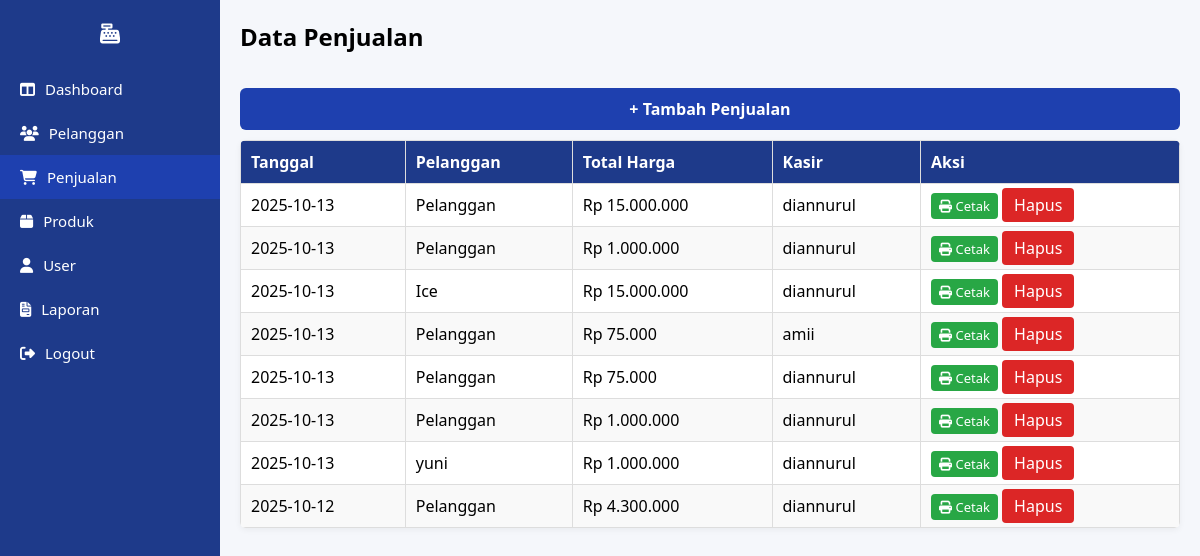
/halaman/penjualan.php (signed in), run on the app's committed database.
### tables this page shows
CREATE TABLE `tbl_penjualan` (
  `id_penjualan` int(11) NOT NULL,
  `tgl_penjualan` date NOT NULL,
  `total_harga` decimal(10,0) NOT NULL,
  `id_pelanggan` int(11) DEFAULT NULL,
  `id_user` int(11) NOT NULL
);

CREATE TABLE `tbl_user` (
  `id_user` int(11) NOT NULL,
  `username` varchar(100) NOT NULL,
  `password` char(100) NOT NULL,
  `level` enum('admin','petugas','','') NOT NULL
);

### halaman/penjualan.php (the view, shortened to what this page needs)
<?php
include("../config/koneksi.php");
$level   = $_SESSION['level'] ?? '';
    ?>
    <?php
if ($level === 'admin') {
    $queryPenjualan = "
        SELECT p.id_penjualan, p.tgl_penjualan, p.total_harga,
               COALESCE(pl.nama_pelanggan, 'Pelanggan') AS nama_pelanggan,
               u.username
        FROM tbl_penjualan p
        LEFT JOIN tbl_pelanggan pl ON p.id_pelanggan = pl.id_pelanggan
        JOIN tbl_user u ON p.id_user = u.id_user
        ORDER BY p.id_penjualan DESC
    ";
}
$penjualan = mysqli_query($koneksi, $queryPenjualan);
$pelanggan = mysqli_query($koneksi, "SELECT * FROM tbl_pelanggan ORDER BY id_pelanggan ASC");
$produk    = mysqli_query($koneksi, "SELECT * FROM tbl_produk ORDER BY nama_produk ASC");
?>
<!DOCTYPE html>
<html lang="id">
<head>
  <link rel="stylesheet" href="../assets/css/style.css">
  <link rel="stylesheet" href="https://cdnjs.cloudflare.com/ajax/libs/font-awesome/6.5.0/css/all.min.css">
</head>
<body>
<div class="dashboard">
  <?php include("sidebar.php"); ?>
  <main class="content">
    <h2>Data Penjualan</h2>
    <a href="?add" class="btn">+ Tambah Penjualan</a>
    <?php if(isset($_GET['add'])): ?>
      <form action="../proses/proses_penjualan.php" method="POST" class="form-box" id="formPenjualan">
        <label>Pelanggan</label>
        <select name="id_pelanggan">
          <option value="">Pelanggan</option>
          <?php while($pl = mysqli_fetch_assoc($pelanggan)): ?>
            <option value="<?= $pl['id_pelanggan'] ?>"><?= $pl['nama_pelanggan'] ?></option>
          <?php endwhile; ?>
        </select>
        <label>Produk</label>
        <?php
        mysqli_data_seek($produk, 0);
        while($pr = mysqli_fetch_assoc($produk)):
        ?>
          <div class="produk-box">
            <input type="checkbox" name="produk[]" value="<?= $pr['id_produk'] ?>" class="produk-check">
            <?= $pr['nama_produk'] ?> - Rp <?= number_format($pr['harga'],0,',','.') ?> (Stok: <?= $pr['stok'] ?>)
            <input type="number" name="jumlah[<?= $pr['id_produk'] ?>]" min="1" placeholder="Jumlah" class="jumlah-input" disabled>
          </div>
        <?php endwhile; ?>
        <button type="submit" name="tambah" class="btn">Simpan Transaksi</button>
      </form>
      <script>
      document.querySelectorAll(".produk-box").forEach(function(box) {
          let checkbox = box.querySelector(".produk-check");
          let jumlah = box.querySelector(".jumlah-input");
          checkbox.addEventListener("change", function() {
              jumlah.disabled = !this.checked;
              if (this.checked && (!jumlah.value || jumlah.value <= 0)) jumlah.value = 1;
          });
      });
      document.getElementById("formPenjualan").addEventListener("submit", function(e) {
          let valid = true;
          document.querySelectorAll(".produk-box").forEach(function(box) {
              let checkbox = box.querySelector(".produk-check");
              let jumlah = box.querySelector(".jumlah-input");
              if (checkbox.checked && (!jumlah.value || jumlah.value <= 0)) valid = false;
          });
          if (!valid) {
              e.preventDefault();
              alert("Jumlah wajib diisi untuk setiap produk yang dipilih!");
          }
      });
      </script>
    <?php else: ?>
      <table>
        <thead>
          <tr>
            <th>Tanggal</th>
            <th>Pelanggan</th>
            <th>Total Harga</th>
            <th>Kasir</th>
            <th>Aksi</th>
          </tr>
        </thead>
        <tbody>
          <?php if (mysqli_num_rows($penjualan) === 0): ?>
            <tr><td colspan="5" style="text-align:center;">Belum ada transaksi</td></tr>
          <?php else: ?>
            <?php while($row = mysqli_fetch_assoc($penjualan)): ?>
            <tr>
              <td><?= $row['tgl_penjualan'] ?></td>
              <td><?= $row['nama_pelanggan'] ?></td>
              <td>Rp <?= number_format($row['total_harga'],0,',','.') ?></td>
              <td><?= $row['username'] ?></td>
              <td>
                <a href="?struk=<?= $row['id_penjualan'] ?>" class="btn-print"><i class="fa fa-print"></i> Cetak</a>
                <a href="../proses/proses_penjualan.php?hapus=<?= $row['id_penjualan'] ?>" class="btn-delete" onclick="return confirm('Yakin hapus transaksi ini?')">Hapus</a>
              </td>
            </tr>
            <?php endwhile; ?>
          <?php endif; ?>
        </tbody>
      </table>
    <?php endif; ?>
  </main>
</div>
</body>
</html>

### assets/css/style.css (style rules this page uses)
* { margin: 0; padding: 0; box-sizing: border-box; font-family: "Segoe UI", sans-serif; }
.btn { width: 100%; margin-top: 20px; padding: 10px; border: none; background: #1e40af; color: white; border-radius: 6px; font-weight: bold; cursor: pointer; text-decoration: none; display: inline-block; text-align: center; }
.btn-delete { padding: 6px 12px; background: #dc2626; color: white; border-radius: 4px; text-decoration: none; }
.dashboard { display: flex; position: relative; height: 100vh; }
.content { flex: 1; margin-left: 220px; padding: 20px; background: #f5f7fb; overflow-y: auto; position: relative; z-index: 1; }
.content h2 { margin-bottom: 20px; }
table { width: 100%; border-collapse: collapse; margin-top: 10px; background: white; border-radius: 8px; overflow: hidden; box-shadow: 0 2px 6px rgba(0, 0, 0, 0.05); }
th, td { padding: 12px; border-bottom: 1px solid #eee; text-align: left; }
th { background: #f0f2f9; font-weight: bold; }
.content h2 { margin-bottom: 15px; }
.content table { width: 100%; border-collapse: collapse; margin-top: 10px; background: white; border-radius: 6px; overflow: hidden; box-shadow: 0 2px 6px rgba(0, 0, 0, 0.05); }
.content table th, .content table td { padding: 10px; border: 1px solid #ddd; text-align: left; }
.content table th { background: #1e3a8a; color: white; font-weight: bold; }
.content table tr:nth-child(even) { background: #f9f9f9; }

### halaman/penjualan.php (style rules this page uses)
.btn-print { background-color: #28a745; color: #fff; padding: 4px 8px; border-radius: 4px; text-decoration: none; font-size: 13px; }

### data on the page
tbl_penjualan: tgl_penjualan "2025-10-13", nama_pelanggan "Pelanggan", total_harga "15.000.000", id_user.username "diannurul"
tbl_penjualan: tgl_penjualan "2025-10-13", nama_pelanggan "Pelanggan", total_harga "1.000.000", id_user.username "diannurul"
tbl_penjualan: tgl_penjualan "2025-10-13", nama_pelanggan "Ice", total_harga "15.000.000", id_user.username "diannurul"
tbl_penjualan: tgl_penjualan "2025-10-13", nama_pelanggan "Pelanggan", total_harga "75.000", id_user.username "amii"
tbl_penjualan: tgl_penjualan "2025-10-13", nama_pelanggan "Pelanggan", total_harga "75.000", id_user.username "diannurul"
tbl_penjualan: tgl_penjualan "2025-10-13", nama_pelanggan "Pelanggan", total_harga "1.000.000", id_user.username "diannurul"
tbl_penjualan: tgl_penjualan "2025-10-13", nama_pelanggan "yuni", total_harga "1.000.000", id_user.username "diannurul"
tbl_penjualan: tgl_penjualan "2025-10-12", nama_pelanggan "Pelanggan", total_harga "4.300.000", id_user.username "diannurul"
